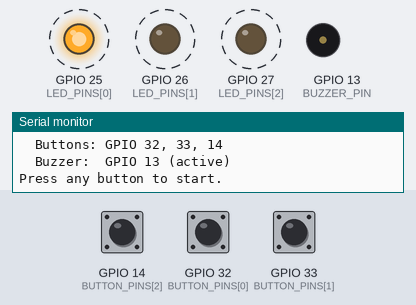
Bench run of a sketch on a simulated ESP32. On the bench: output pins drawn as LEDs (lit = HIGH), buzzer (waves = sounding, pin HIGH), the last lines printed to the serial monitor. Dashed ring = blinking. Inputs (shaded band) come from the test bench; at power-on: GPIO 14 (BUTTON_PINS[2]) HIGH, GPIO 32 (BUTTON_PINS[0]) HIGH, GPIO 33 (BUTTON_PINS[1]) HIGH. Random numbers use the default seed unless the sketch sets one.

Above: at 1.75 s.
1.8 s: GPIO 14 (BUTTON_PINS[2]) pulled LOW for 0.15 s
At 2.9 s:
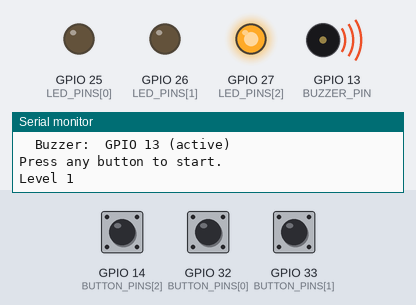
At 4.0 s:
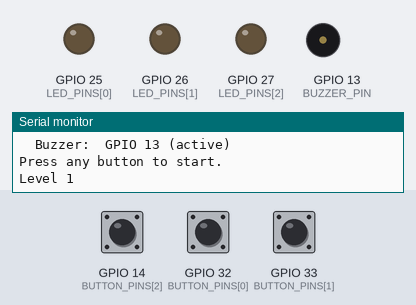
4.9 s: GPIO 32 (BUTTON_PINS[0]) pulled LOW for 0.15 s
At 5.5 s:
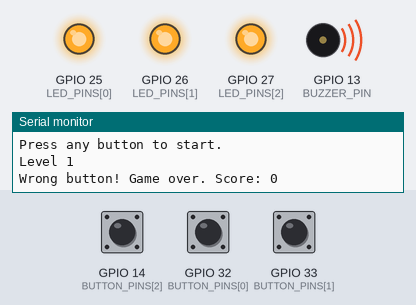
7.9 s: GPIO 32 (BUTTON_PINS[0]) pulled LOW for 3.2 s
12.6 s: GPIO 33 (BUTTON_PINS[1]) pulled LOW for 1 s
At 14.6 s:
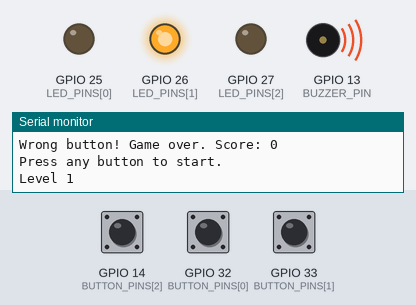
16.2 s: GPIO 33 (BUTTON_PINS[1]) pulled LOW for 0.15 s
19.3 s: GPIO 14 (BUTTON_PINS[2]) pulsed LOW 2 times (0.12 s each, 0.3 s apart)
Timing chart, 0 to 23.9 s (numbered marks = the images above; inputs shaded):
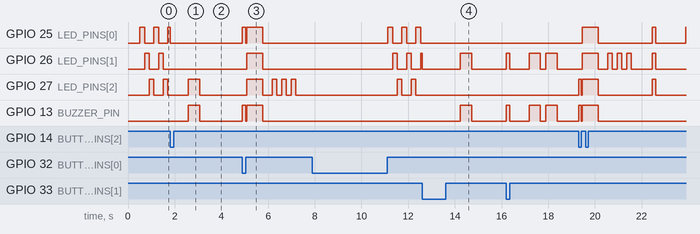

The sketch:

SimonSays.ino
```cpp
/*
  STEP 2 - Simon Says game: 3 LEDs, 3 buttons, 1 buzzer, ESP32

  How to play:
    - The LEDs chase around while the game waits. Press any button to start.
    - Watch the LEDs flash a pattern, then press the matching buttons in order.
    - Every round adds one more step and plays a little faster.
    - A wrong press or taking too long ends the game. The correct LED blinks
      3 times, then all LEDs blink once for every round you completed (your score).
    - Scores also appear in Tools > Serial Monitor at 115200 baud.

  Wiring:
    LED 1 -> GPIO 25    Button 1 -> GPIO 32
    LED 2 -> GPIO 26    Button 2 -> GPIO 33
    LED 3 -> GPIO 27    Button 3 -> GPIO 14
    Buzzer (+) -> GPIO 13
    Everything else -> GND
*/

// ---------------- Settings you can change ----------------
const bool ACTIVE_BUZZER = true;    // this build uses an active buzzer; set to false for a passive one

const int LED_PINS[3]    = {25, 26, 27};
const int BUTTON_PINS[3] = {32, 33, 14};
const int BUZZER_PIN     = 13;
const int NOTES[3]       = {523, 659, 784};  // C, E, G: one note per LED

const int MAX_STEPS = 50;                    // remember this many and you win
const unsigned long TIME_TO_ANSWER = 3000;   // milliseconds allowed for each press
// ----------------------------------------------------------

const int NUM_BUTTONS = 3;
int sequence[MAX_STEPS];   // the pattern the player has to copy
int level = 0;             // how many steps the pattern has right now

// ---------- Small helpers ----------

void buzzerOn(int frequency) {
  if (ACTIVE_BUZZER) {
    digitalWrite(BUZZER_PIN, HIGH);   // active buzzers make their own sound
  } else {
    tone(BUZZER_PIN, frequency);      // passive buzzers need a note
  }
}

void buzzerOff() {
  if (ACTIVE_BUZZER) {
    digitalWrite(BUZZER_PIN, LOW);
  } else {
    noTone(BUZZER_PIN);
  }
}

void setAllLeds(bool on) {
  for (int i = 0; i < NUM_BUTTONS; i++) {
    digitalWrite(LED_PINS[i], on ? HIGH : LOW);
  }
}

bool isPressed(int i) {
  return digitalRead(BUTTON_PINS[i]) == LOW;  // LOW means pressed (INPUT_PULLUP)
}

// Returns 0, 1 or 2 for the button being held, or -1 if none
int whichButtonIsPressed() {
  for (int i = 0; i < NUM_BUTTONS; i++) {
    if (isPressed(i)) return i;
  }
  return -1;
}

void waitUntilAllReleased() {
  while (whichButtonIsPressed() != -1) delay(5);
  delay(30);  // let the contacts settle
}

// Light one LED with its note
void flash(int i, int ms) {
  digitalWrite(LED_PINS[i], HIGH);
  buzzerOn(NOTES[i]);
  delay(ms);
  buzzerOff();
  digitalWrite(LED_PINS[i], LOW);
}

// ---------- Setup ----------

void setup() {
  Serial.begin(115200);
  for (int i = 0; i < NUM_BUTTONS; i++) {
    pinMode(LED_PINS[i], OUTPUT);
    digitalWrite(LED_PINS[i], LOW);
    pinMode(BUTTON_PINS[i], INPUT_PULLUP);
  }
  pinMode(BUZZER_PIN, OUTPUT);
  digitalWrite(BUZZER_PIN, LOW);
  delay(500);  // give the Serial Monitor a moment to connect
  printSettings();
}

// Prints what this program expects, so you can check the right code is on the board
void printSettings() {
  Serial.println();
  Serial.println("Simon Says (ESP32) - game loaded and running");
  Serial.printf("  LEDs:    GPIO %d, %d, %d\n", LED_PINS[0], LED_PINS[1], LED_PINS[2]);
  Serial.printf("  Buttons: GPIO %d, %d, %d\n", BUTTON_PINS[0], BUTTON_PINS[1], BUTTON_PINS[2]);
  Serial.printf("  Buzzer:  GPIO %d (%s)\n", BUZZER_PIN, ACTIVE_BUZZER ? "active" : "passive");
}

// ---------- Main loop: wait for a start press, then play ----------

void loop() {
  waitForStart();
  playOneGame();
}

// LEDs chase around until any button is pressed
void waitForStart() {
  Serial.println("Press any button to start.");
  int i = 0;
  while (true) {
    digitalWrite(LED_PINS[i], HIGH);
    unsigned long started = millis();
    while (millis() - started < 200) {
      if (whichButtonIsPressed() != -1) {
        setAllLeds(false);
        randomSeed(micros());  // the exact moment you pressed makes every game different
        waitUntilAllReleased();
        delay(600);
        return;
      }
      delay(1);
    }
    digitalWrite(LED_PINS[i], LOW);
    i = (i + 1) % NUM_BUTTONS;
  }
}

void playOneGame() {
  level = 0;
  while (level < MAX_STEPS) {
    sequence[level] = random(NUM_BUTTONS);  // add one new random step
    level++;
    Serial.printf("Level %d\n", level);

    showSequence();

    for (int step = 0; step < level; step++) {
      int pressed = readPress();
      if (pressed != sequence[step]) {
        gameOver(pressed, sequence[step]);
        return;
      }
    }
    delay(800);  // short pause before the next, longer pattern
  }
  youWin();
}

// Play the whole pattern; it speeds up as it gets longer
void showSequence() {
  int onTime = max(180, 500 - (level - 1) * 20);
  for (int s = 0; s < level; s++) {
    flash(sequence[s], onTime);
    delay(onTime / 2);
  }
}

// Wait for the player to press a button. Returns 0-2, or -1 if they ran out of time.
int readPress() {
  unsigned long started = millis();
  int b = -1;
  while (b == -1) {
    if (millis() - started > TIME_TO_ANSWER) return -1;
    b = whichButtonIsPressed();
    delay(1);
  }
  // Light the LED and play its note for as long as the button is held
  digitalWrite(LED_PINS[b], HIGH);
  buzzerOn(NOTES[b]);
  delay(30);                       // ignore contact bounce
  while (isPressed(b)) delay(5);
  buzzerOff();
  digitalWrite(LED_PINS[b], LOW);
  delay(30);
  return b;
}

void gameOver(int pressed, int correct) {
  int score = level - 1;  // rounds fully completed
  if (pressed == -1) {
    Serial.printf("Too slow! Game over. Score: %d\n", score);
  } else {
    Serial.printf("Wrong button! Game over. Score: %d\n", score);
  }

  // Low "fail" sound with all LEDs on
  setAllLeds(true);
  buzzerOn(150);
  delay(700);
  buzzerOff();
  setAllLeds(false);
  delay(400);

  // Show which LED was the right one
  for (int k = 0; k < 3; k++) {
    digitalWrite(LED_PINS[correct], HIGH);
    delay(200);
    digitalWrite(LED_PINS[correct], LOW);
    delay(200);
  }
  delay(700);

  // Blink all LEDs once per point
  for (int k = 0; k < score; k++) {
    setAllLeds(true);
    delay(150);
    setAllLeds(false);
    delay(250);
  }
  delay(1000);
  waitUntilAllReleased();
}

void youWin() {
  Serial.printf("You win! You remembered all %d steps!\n", MAX_STEPS);
  for (int r = 0; r < 5; r++) {
    for (int i = 0; i < NUM_BUTTONS; i++) flash(i, 90);
  }
  delay(1000);
}
```

Measured:
- after the input at 1.8 s, GPIO 13 (BUZZER_PIN): LOW → HIGH after 0.78 s, → LOW 0.50 s later
- after the input at 12.6 s, GPIO 13 (BUZZER_PIN): LOW → HIGH after 1.6 s, → LOW 0.50 s later
